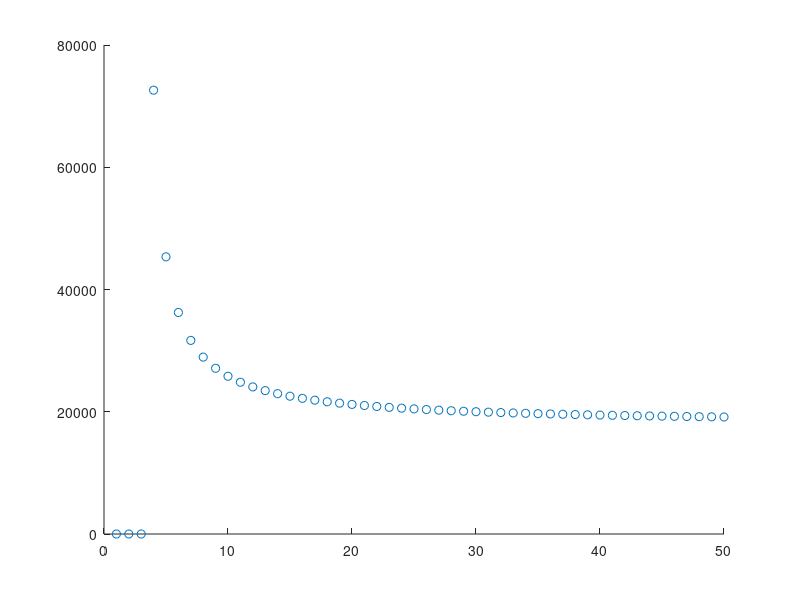

Write the MATLAB code that produced this figure.
T=1000; %total time instants
Q=1;R=1;F=1;V=0;W=1;
alpha=2;
S(T)=1;
for SNR=4:1:50
    for t=T:-1:2
        S(t-1)=((alpha^2)*R*S(t))/(S(t)+R) + Q;
    end
%     S(1)
    P(1)=5;
    for t=1:1:T
        P(t+1)=((alpha^2)*P(t)*(1-(P(t)*SNR)/((P(t)+V)*(1+SNR))))+W;
    end
    temp=0;
    for t=2:1:T
        temp=temp+((Q-S(1))*P(t)+(alpha^2)*P(t-1)*S(t)+W*S(t));
    end
    J_opt(SNR)=Q*P(1)+temp;
end
SNR=1:1:50;
scatter(SNR,J_opt)
%
% for t=T:-1:2
%         display('here')
%         S(t-1)=((alpha^2)*R*S(t))/(S(t)+R) + Q
% end